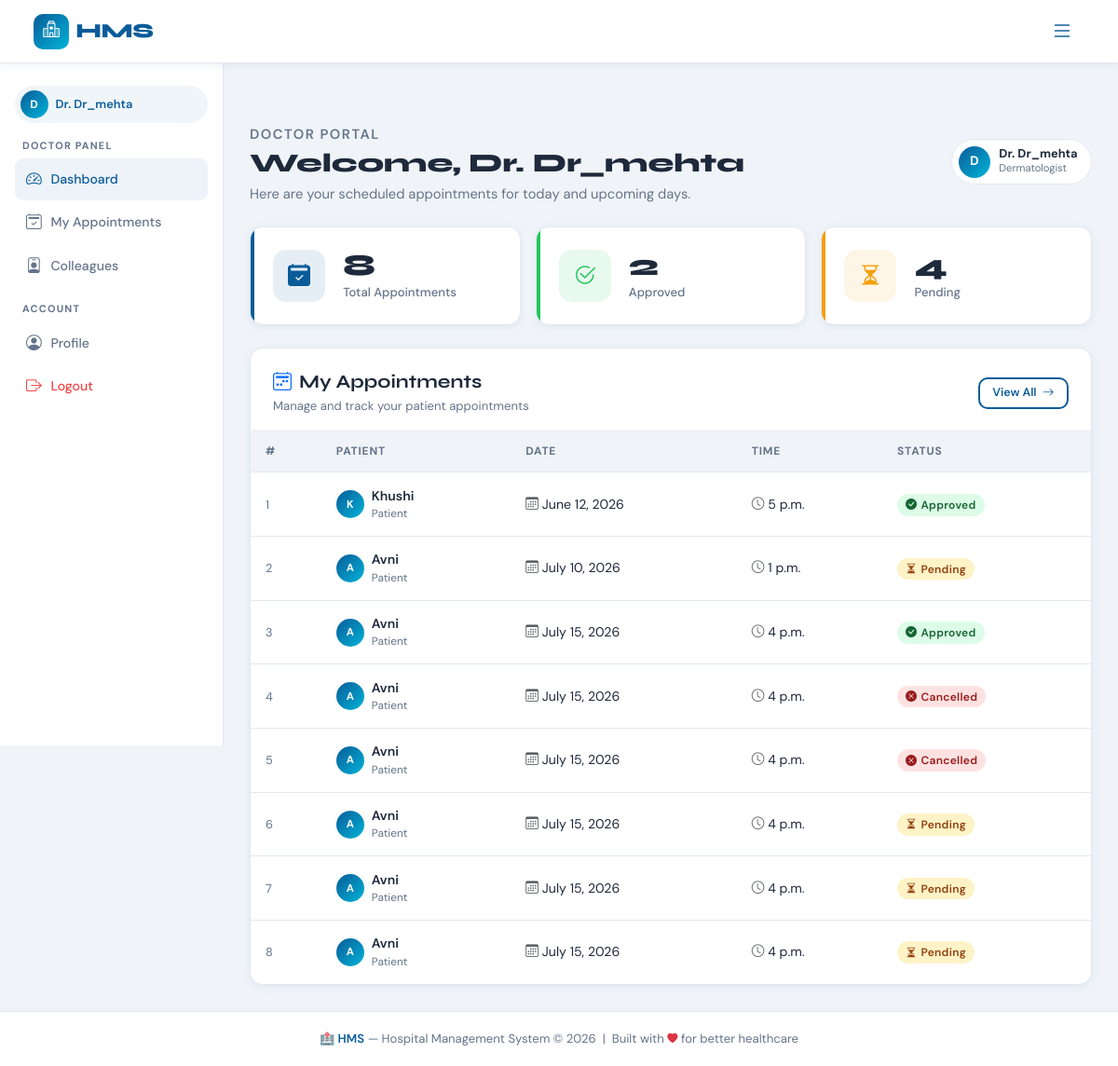
Screenshot of / (signed in) with the database file from the repository.
### accounts/models.py (models this page shows)
class User(AbstractUser):
    ROLE_CHOICES = (
        ('admin', 'Admin'),
        ('doctor', 'Doctor'),
        ('patient', 'Patient'),
    )
    role = models.CharField(max_length=10, choices=ROLE_CHOICES)

### doctors/models.py (models this page shows, shortened)
class Doctor(models.Model):
    user = models.OneToOneField(
        User,
        on_delete=models.CASCADE
    )
    specialization = models.CharField(
        max_length=100
    )
    phone = models.CharField(
        max_length=15
    )

### appointments/models.py (models this page shows, shortened)
class Appointment(models.Model):
    STATUS_CHOICES = (
        ('Pending', 'Pending'),
        ('Approved', 'Approved'),
        ('Completed', 'Completed'),
        ('Cancelled', 'Cancelled'),
    )
    doctor = models.ForeignKey(Doctor, on_delete=models.CASCADE)
    patient = models.ForeignKey(Patient, on_delete=models.CASCADE)
    date = models.DateField()
    time = models.TimeField()
    status = models.CharField(max_length=20, choices=STATUS_CHOICES, default='Pending')

### patients/models.py (models this page shows, shortened)
class Patient(models.Model):
    user = models.OneToOneField(User, on_delete=models.CASCADE)
    age = models.IntegerField()
    gender = models.CharField(max_length=10)
    phone = models.CharField(max_length=15)

### core/views.py (the view, shortened to what this page needs)
# urls.py: path('', dashboard, name='dashboard'),
@login_required(login_url='login')
def dashboard(request):
    user = request.user
    if user.role == 'admin':
        context = {
            'total_doctors': Doctor.objects.count(),
            'total_patients': Patient.objects.count(),
            'total_appointments': Appointment.objects.count(),
            'appointments': Appointment.objects.all().order_by('-id')[:5],
            'status_items': [
                {
                    'label': 'Database',
                    'value': 'Online',
                    'ok': True
                },
                {
                    'label': 'Booking System',
                    'value': 'Active',
                    'ok': True
                },
                {
                    'label': 'Notifications',
                    'value': 'Pending',
                    'ok': False
                },
            ]
        }
        return render(
            request,
            'dashboards/admin.html',
            context
        )
    elif user.role == 'doctor':
        doctor = Doctor.objects.get(user=user)
        appointments = Appointment.objects.filter(
            doctor=doctor
        )
        approved_count = appointments.filter(
            status='Approved'
        ).count()
        pending_count = appointments.filter(
            status='Pending'
        ).count()
        context = {
            'doctor': doctor,
            'appointments': appointments,
            'approved_count': approved_count,
            'pending_count': pending_count,
        }
        return render(
            request,
            'dashboards/doctor.html',
            context
        )
    return redirect('login')

### templates/dashboards/doctor.html (shortened to what this page needs)
{% extends 'base.html' %}
{% block content %}
<div class="hms-layout">
  <aside class="hms-sidebar">
    <div class="nav-user-pill mb-3">
      <div class="nav-avatar">{{ user.username|first|upper }}</div>
      <span style="font-size:.8rem">Dr. {{ user.username }}</span>
    </div>
    <div class="sidebar-section-label">Doctor Panel</div>
    <a href="#"                            class="sidebar-link active"><i class="bi bi-speedometer2"></i> Dashboard</a>
    <a href="{% url 'appointment_list' %}" class="sidebar-link"><i class="bi bi-calendar2-check"></i> My Appointments</a>
    <a href="{% url 'doctor_list' %}"      class="sidebar-link"><i class="bi bi-person-badge"></i> Colleagues</a>
    <div class="sidebar-section-label">Account</div>
    <a href="#"                 class="sidebar-link"><i class="bi bi-person-circle"></i> Profile</a>
    <a href="{% url 'logout' %}" class="sidebar-link" style="color:var(--hms-danger)">
      <i class="bi bi-box-arrow-right"></i> Logout
    </a>
  </aside>
  <main class="hms-content">
    <div class="page-header fade-up">
      <div class="d-flex align-items-center justify-content-between flex-wrap gap-2">
        <div>
          <p class="section-eyebrow mb-1">Doctor Portal</p>
          <h1>Welcome, Dr. {{ user.username }}</h1>
          <p>Here are your scheduled appointments for today and upcoming days.</p>
        </div>
        <div class="d-flex gap-2 align-items-center">
          <div style="display:flex;align-items:center;gap:.6rem;background:var(--hms-card);border:1px solid var(--hms-border);border-radius:50px;padding:.4rem .9rem .4rem .4rem;">
            <div class="nav-avatar" style="width:34px;height:34px;font-size:.85rem">
              {{ user.username|first|upper }}
            </div>
            <div>
              <div style="font-size:.8rem;font-weight:700;line-height:1.1">Dr. {{ user.username }}</div>
              <div style="font-size:.7rem;color:var(--hms-muted)">
                {{ doctor.specialization|default:"Specialist" }}
              </div>
            </div>
          </div>
        </div>
      </div>
    </div>
    <div class="row g-3 mb-4">
      <div class="col-sm-4 fade-up fade-up-d1">
        <div class="stat-card blue">
          <div class="stat-icon blue"><i class="bi bi-calendar2-check-fill"></i></div>
          <div>
            <div class="stat-value">{{ appointments|length }}</div>
            <div class="stat-label">Total Appointments</div>
          </div>
        </div>
      </div>
      <div class="col-sm-4 fade-up fade-up-d2">
        <div class="stat-card green">
          <div class="stat-icon green"><i class="bi bi-check2-circle"></i></div>
          <div>
            <div class="stat-value">
              {{ approved_count }}
            </div>
            <div class="stat-label">Approved</div>
          </div>
        </div>
      </div>
      <div class="col-sm-4 fade-up fade-up-d3">
        <div class="stat-card amber">
          <div class="stat-icon amber"><i class="bi bi-hourglass-split"></i></div>
          <div>
            <div class="stat-value">
              {{ pending_count  }}
            </div>
            <div class="stat-label">Pending</div>
          </div>
        </div>
      </div>
    </div>
    <div class="hms-card p-0 overflow-hidden fade-up fade-up-d2">
      <div class="p-4 pb-0">
        <div class="d-flex align-items-center justify-content-between mb-3">
          <div>
            <h5 style="font-family:'Syne',sans-serif;font-weight:700;margin:0">
              <i class="bi bi-calendar2-week text-primary me-2"></i>My Appointments
            </h5>
            <p style="font-size:.82rem;color:var(--hms-muted);margin:.2rem 0 0">
              Manage and track your patient appointments
            </p>
          </div>
          <a href="{% url 'appointment_list' %}" class="btn-hms-outline" style="font-size:.78rem;padding:.35rem .85rem">
            View All <i class="bi bi-arrow-right"></i>
          </a>
        </div>
      </div>
      <div class="table-responsive">
        <table class="hms-table">
          <thead>
            <tr>
              <th>#</th>
              <th>Patient</th>
              <th>Date</th>
              <th>Time</th>
              <th>Status</th>
            </tr>
          </thead>
          <tbody>
            {% for appt in appointments %}
            <tr>
              <td style="color:var(--hms-muted);font-size:.8rem">{{ forloop.counter }}</td>
              <td>
                <div class="d-flex align-items-center gap-2">
                  <div class="nav-avatar" style="width:30px;height:30px;font-size:.72rem">
                    {{ appt.patient.user.username|first|upper }}
                  </div>
                  <div>
                    <div style="font-weight:600;font-size:.88rem">{{ appt.patient.user.username }}</div>
                    <div style="font-size:.74rem;color:var(--hms-muted)">Patient</div>
                  </div>
                </div>
              </td>
              <td>
                <div class="d-flex align-items-center gap-1">
                  <i class="bi bi-calendar3 text-muted" style="font-size:.85rem"></i>
                  <span>{{ appt.date }}</span>
                </div>
              </td>
              <td>
                <div class="d-flex align-items-center gap-1">
                  <i class="bi bi-clock text-muted" style="font-size:.85rem"></i>
                  <span>{{ appt.time }}</span>
                </div>
              </td>
              <td>
                {% if appt.status == 'Approved' %}
                  <span class="hms-badge badge-approved">
                    <i class="bi bi-check-circle-fill me-1"></i>Approved
                  </span>
                {% elif appt.status == 'Pending' %}
                  <span class="hms-badge badge-pending">
                    <i class="bi bi-hourglass-split me-1"></i>Pending
                  </span>
                {% else %}
                  <span class="hms-badge badge-cancelled">
                    <i class="bi bi-x-circle-fill me-1"></i>Cancelled
                  </span>
                {% endif %}
              </td>
            </tr>
            {% endfor %}
          </tbody>
        </table>
      </div>
    </div>
  </main>
</div>
{% endblock %}

### rows the page displays
User: username|first "D", username "Dr_mehta"
Doctor: specialization "Dermatologist"
Appointment: patient.user.username|first "K", patient.user.username "Khushi", date "June 12, 2026", time "5 p.m.", status "Approved" (drawn)
Appointment: patient.user.username|first "A", patient.user.username "Avni", date "July 10, 2026", time "1 p.m.", status "Pending" (drawn)
Appointment: patient.user.username|first "A", patient.user.username "Avni", date "July 15, 2026", time "4 p.m.", status "Approved" (drawn)
Appointment: patient.user.username|first "A", patient.user.username "Avni", date "July 15, 2026", time "4 p.m.", status "Cancelled" (drawn)
Appointment: patient.user.username|first "A", patient.user.username "Avni", date "July 15, 2026", time "4 p.m.", status "Cancelled" (drawn)
Appointment: patient.user.username|first "A", patient.user.username "Avni", date "July 15, 2026", time "4 p.m.", status "Pending" (drawn)
Appointment: patient.user.username|first "A", patient.user.username "Avni", date "July 15, 2026", time "4 p.m.", status "Pending" (drawn)
Appointment: patient.user.username|first "A", patient.user.username "Avni", date "July 15, 2026", time "4 p.m.", status "Pending" (drawn)

### other values shown
{{ appointments|length }} "8"
{{ approved_count }} "2"
{{ pending_count }} "4"
